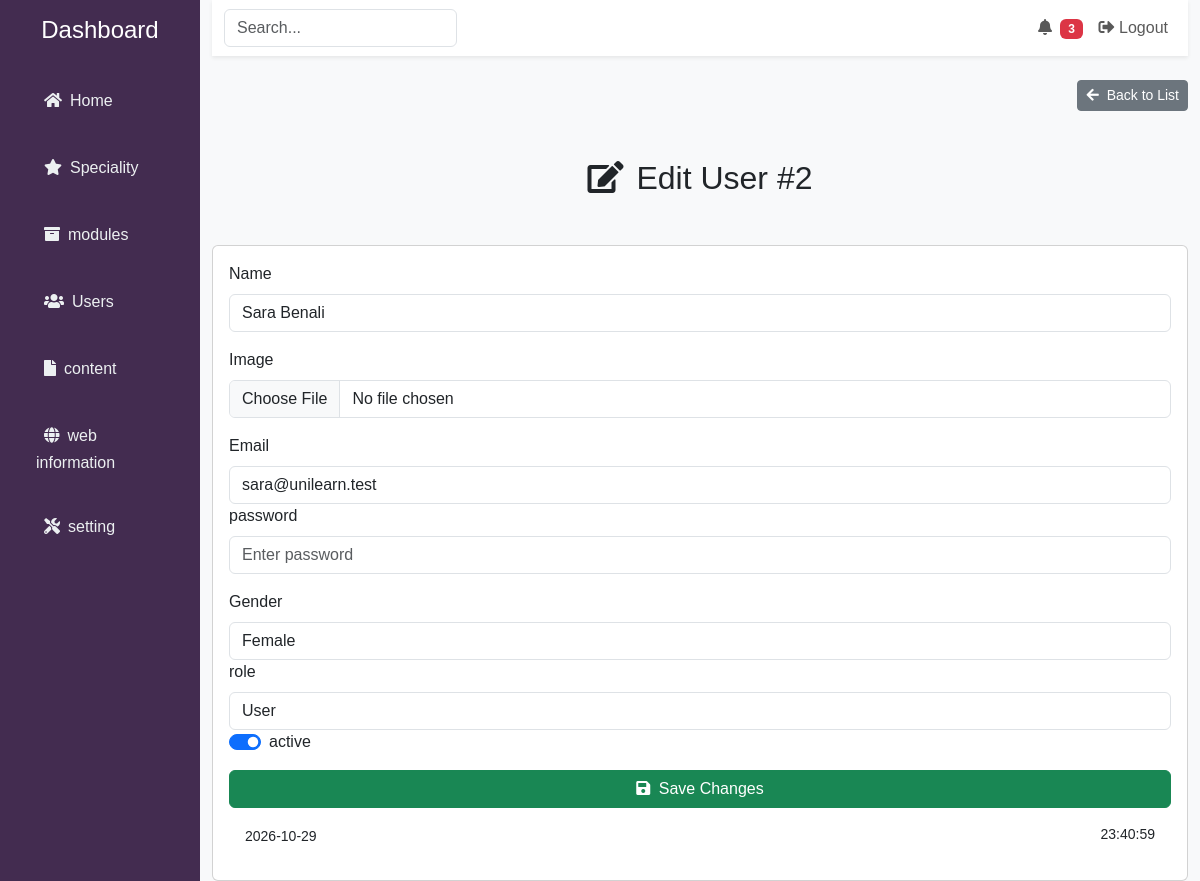
/admin/user_controleur.php?edit=2 (signed in), run on the app's committed database.
### tables this page shows
CREATE TABLE `users` (
  `id` int(10) UNSIGNED NOT NULL,
  `name` varchar(150) NOT NULL,
  `email` varchar(150) NOT NULL,
  `password` varchar(255) NOT NULL,
  `role` enum('admin','user') NOT NULL DEFAULT 'user',
  `gender` enum('male','female') NOT NULL DEFAULT 'male',
  `url_image` varchar(255) DEFAULT NULL,
  `active` tinyint(1) NOT NULL DEFAULT 1,
  `created_at` datetime DEFAULT NULL,
  `updated_at` datetime DEFAULT NULL
);

### admin/user_controleur.php (the view, shortened to what this page needs)
<?php
require_once 'conf/connection.php';
$editMode = false;
if (isset($_GET['edit'])) {
    $id = intval($_GET['edit']);
    $sql = $conn->prepare('SELECT * FROM users WHERE id = ?');
    $sql->bind_param('i', $id);
    $sql->execute();
    $res = $sql->get_result();
    if ($res->num_rows === 1) {
        $users = $res->fetch_assoc();
        $editMode = true;
    }
}
?>
<!DOCTYPE html>
<html lang="en">
<?php
require_once 'conf/header.php'; ?>
<body>
    <div class="container-fluid">
        <div class="row ">
            <?php require_once 'conf/sidebar.php' ?>
            <div class="col">
                <?php require_once 'conf/navbar.php' ?>
                <div class="text-end my-3">
                    <a href="users.php" class="btn btn-secondary btn-sm">
                        <i class="fas fa-arrow-left me-1"></i> Back to List
                    </a>
                </div>
                <h2 class="text-center m-5">
                    <i class="fas fa-<?= $editMode ? 'edit' : 'user-plus' ?> me-1"></i>
                    <?= $editMode ? 'Edit User #' . $users['id'] : 'Add New User' ?>
                    </h2>
                <div class="card">
                        <div class="card-body">
                            <form action="" method="POST" enctype="multipart/form-data">
                            <div class="mb-3">
                                <label class="form-label">Name</label>
                                <input type="text" name="name" class="form-control"
                                    value="<?= $users['name'] ?? '' ?>" placeholder="Enter User "
                                    required>
                            </div>
                            <div class="mb-3">
                                <label class="form-label">Image</label>
                                <input type="file" name="url_image" class="form-control"
                                    accept="*.jpg,*.jpeg ,*.png ,*.gif ">
                            </div>
                            <div>
                                <label class="form-label">Email</label>
                                <input type="email" name="email" class="form-control"
                                    value="<?= $users['email'] ?? '' ?>" placeholder="Enter email " >
                            </div>
                            <div class="mb-3">
                                <label class="form-label">password</label>
                                    <input type="password" name="password" class="form-control"
                                    placeholder="Enter password " >
                            </div>
                            <div>
                                <label class="form-label">Gender</label>
                                <select name="gender" class="form-control">
                                    <option value="female" <?= (isset($users['gender']) && $users['gender'] === 'female') ? 'selected' : '' ?>>Female</option>
                                </select>
                            </div>
                            <div>
                                <label class="form-label">role</label>
                                <select name="role" class="form-control">
                                    <option value="user" <?= (isset($users['role']) && $users['role'] === 'user') ? 'selected' : '' ?>>User</option>
                                </select>
                            </div>
                            <div class="mb-3">
                                <div class="form-check form-switch">
                                    <input class="form-check-input" name="active" type="checkbox" id="checkactive" value="1"
                                        <?= (isset($users['active']) ? $users['active'] : '1') ? 'checked' : '' ?> >
                                    <label class="form-check-label" for="checkactive"> active</label>
                                </div>
                            </div>
                            <div class="d-grid">
                                <button type="submit" class="btn btn-<?= $editMode ? 'success' : 'primary' ?>">
                                    <i class="fas fa-<?= $editMode ? 'save' : 'plus' ?> me-1"></i>
                                    <?= $editMode ? 'Save Changes' : 'Add User' ?>
                                </button>
                            </div>
                        </form>
                        <div class="m-3">
                            <small><?= date('Y-m-d') ?></small>
                            <small class="float-end"><?= date('H:i:s') ?></small>
                        </div>
                    </div>
                </div>
            </div>
        </div>
    </div>
</body>
</html>

### admin/css/style.css (style rules this page uses)
body { background: rgb(255, 254, 254); }

### admin/conf/header.php (style rules this page uses)
body { background: #f8f9fa; font-family: Verdana, Geneva, sans-serif; }

### data on the page
users: id "2", name "Sara Benali", email "sara@unilearn.test", gender "Female", role "User", active "☑"
